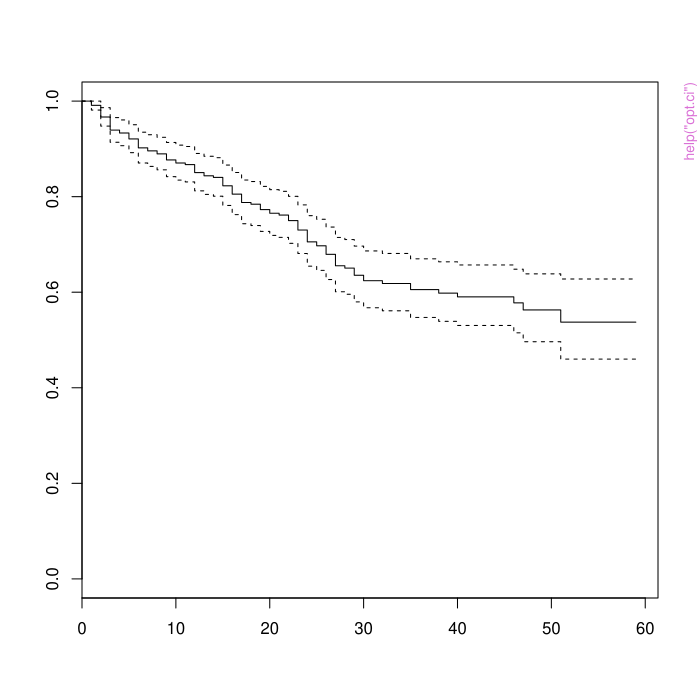

Recreate this plot in R.
pkgname <- "optband"
source(file.path(R.home("share"), "R", "examples-header.R"))
options(warn = 1)
library('optband')

base::assign(".oldSearch", base::search(), pos = 'CheckExEnv')
cleanEx()
nameEx("cumhaz.var")
### * cumhaz.var

flush(stderr()); flush(stdout())

### Name: cumhaz.var
### Title: Variance of the cumulative-hazard function
### Aliases: cumhaz.var
### Keywords: internal

### ** Examples


library(survival)
fit <- survfit(Surv(stop, event) ~ 1, data=bladder)
cumhaz.var(fit)




cleanEx()
nameEx("modify.surv.fun")
### * modify.surv.fun

flush(stderr()); flush(stdout())

### Name: modify.surv.fun
### Title: Truncate 'survfit' object
### Aliases: modify.surv.fun
### Keywords: internal

### ** Examples

library(survival)
fit <- survfit(Surv(stop, event) ~ 1, data=bladder)
fit2 <- modify.surv.fun(fit, .1, .9)




cleanEx()
nameEx("opt.ci")
### * opt.ci

flush(stderr()); flush(stdout())

### Name: opt.ci
### Title: Confidence bands optimized by area
### Aliases: opt.ci

### ** Examples

library(survival)
# fit and plot a Kaplan-Meier curve
fit <- survfit(Surv(stop, event) ~ 1, data=bladder)
plot(fit)
fit2 <- opt.ci(fit)
plot(fit2)




cleanEx()
nameEx("psi")
### * psi

flush(stderr()); flush(stdout())

### Name: psi
### Title: The psi function
### Aliases: psi
### Keywords: internal

### ** Examples

psi(.1)




cleanEx()
nameEx("riemsum")
### * riemsum

flush(stderr()); flush(stdout())

### Name: riemsum
### Title: Modified vector dot product
### Aliases: riemsum
### Keywords: internal

### ** Examples

x <- 1:10
riemsum(x,x)




cleanEx()
nameEx("surv.range")
### * surv.range

flush(stderr()); flush(stdout())

### Name: surv.range
### Title: Evaluate whether times are in an interval
### Aliases: surv.range
### Keywords: internal

### ** Examples

library(survival)
fit <- survfit(Surv(stop, event) ~ 1, data=bladder)
summary(fit)
surv.range(fit, .1, .9)




### * <FOOTER>
###
options(digits = 7L)
base::cat("Time elapsed: ", proc.time() - base::get("ptime", pos = 'CheckExEnv'),"\n")
grDevices::dev.off()
###
### Local variables: ***
### mode: outline-minor ***
### outline-regexp: "\\(> \\)?### [*]+" ***
### End: ***
quit('no')
